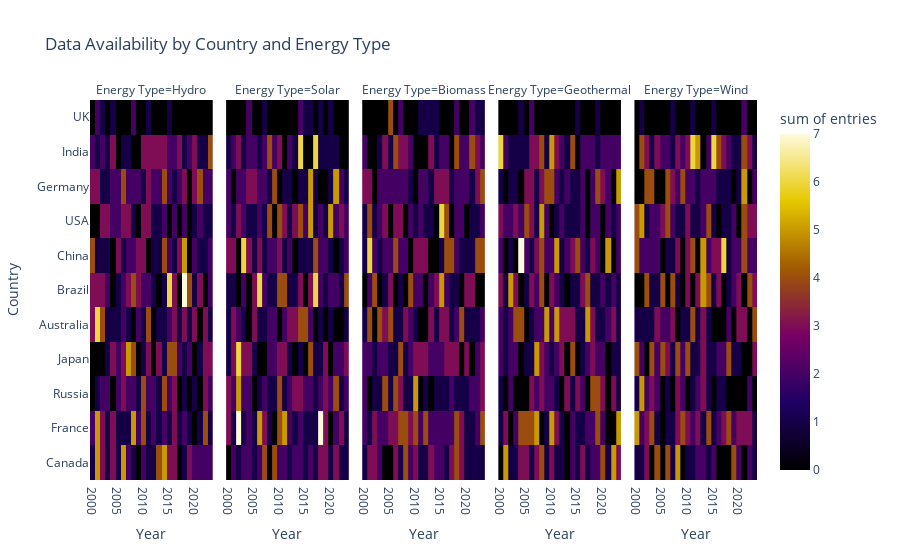

This figure's notebook cell:
### Markdown cell above
This variability in the number of registries for each `Country` and each `Energy Type` reflects the specific circumstances and reporting practices of each country. Some countries may have more consistent data collection processes or prioritize certain energy sources, leading to more comprehensive records. Understanding these differences is essential for interpreting the dataset accurately and avoiding biased conclusions in the analysis.  
To visualize this variation, the following heatmap displays the availability of data across different countries, years, and energy types. Each subplot corresponds to a specific energy type, and the color intensity indicates the number of entries for each country–year combination.

### Code cell
train_df_copy = train_df.copy()
train_df_copy['entries'] = 1 

fig = px.density_heatmap(
    train_df_copy,
    x='Year',
    y='Country',
    z='entries',
    facet_col='Energy Type',
    nbinsx=len(train_df['Year'].unique()),
    nbinsy=len(train_df['Country'].unique()),
    color_continuous_scale='electric',
    title='Data Availability by Country and Energy Type'
)
fig.show()

train_df_copy.drop('entries', axis= 1, inplace= True)

### Figure 1 — Plotly figure (JSON) as saved in the notebook; plotly's stock layout.template omitted (floating-point values rounded to 4 significant figures; data arrays with more than 128 entries replaced by an {"elided": "..."} marker saying what was removed)
{"data": [{"coloraxis": "coloraxis", "histfunc": "sum", "hovertemplate": "Energy Type=Hydro<br>Year=%{x}<br>Country=%{y}<br>sum of entries=%{z}<extra></extra>", "name": "", "nbinsx": 24, "nbinsy": 11, "type": "histogram2d", "x": {"elided": "474 int values"}, "xaxis": "x", "xbingroup": "x", "y": {"elided": "474 str values"}, "yaxis": "y", "ybingroup": "y", "z": {"elided": "474 int values"}}, {"coloraxis": "coloraxis", "histfunc": "sum", "hovertemplate": "Energy Type=Solar<br>Year=%{x}<br>Country=%{y}<br>sum of entries=%{z}<extra></extra>", "name": "", "nbinsx": 24, "nbinsy": 11, "type": "histogram2d", "x": {"elided": "475 int values"}, "xaxis": "x2", "xbingroup": "x", "y": {"elided": "475 str values"}, "yaxis": "y2", "ybingroup": "y", "z": {"elided": "475 int values"}}, {"coloraxis": "coloraxis", "histfunc": "sum", "hovertemplate": "Energy Type=Biomass<br>Year=%{x}<br>Country=%{y}<br>sum of entries=%{z}<extra></extra>", "name": "", "nbinsx": 24, "nbinsy": 11, "type": "histogram2d", "x": {"elided": "485 int values"}, "xaxis": "x3", "xbingroup": "x", "y": {"elided": "485 str values"}, "yaxis": "y3", "ybingroup": "y", "z": {"elided": "485 int values"}}, {"coloraxis": "coloraxis", "histfunc": "sum", "hovertemplate": "Energy Type=Geothermal<br>Year=%{x}<br>Country=%{y}<br>sum of entries=%{z}<extra></extra>", "name": "", "nbinsx": 24, "nbinsy": 11, "type": "histogram2d", "x": {"elided": "488 int values"}, "xaxis": "x4", "xbingroup": "x", "y": {"elided": "488 str values"}, "yaxis": "y4", "ybingroup": "y", "z": {"elided": "488 int values"}}, {"coloraxis": "coloraxis", "histfunc": "sum", "hovertemplate": "Energy Type=Wind<br>Year=%{x}<br>Country=%{y}<br>sum of entries=%{z}<extra></extra>", "name": "", "nbinsx": 24, "nbinsy": 11, "type": "histogram2d", "x": {"elided": "478 int values"}, "xaxis": "x5", "xbingroup": "x", "y": {"elided": "478 str values"}, "yaxis": "y5", "ybingroup": "y", "z": {"elided": "478 int values"}}], "layout": {"annotations": [{"font": {}, "showarrow": false, "text": "Energy Type=Hydro", "x": 0.092, "xanchor": "center", "xref": "paper", "y": 1, "yanchor": "bottom", "yref": "paper"}, {"font": {}, "showarrow": false, "text": "Energy Type=Solar", "x": 0.296, "xanchor": "center", "xref": "paper", "y": 1, "yanchor": "bottom", "yref": "paper"}, {"font": {}, "showarrow": false, "text": "Energy Type=Biomass", "x": 0.5, "xanchor": "center", "xref": "paper", "y": 1, "yanchor": "bottom", "yref": "paper"}, {"font": {}, "showarrow": false, "text": "Energy Type=Geothermal", "x": 0.704, "xanchor": "center", "xref": "paper", "y": 1, "yanchor": "bottom", "yref": "paper"}, {"font": {}, "showarrow": false, "text": "Energy Type=Wind", "x": 0.908, "xanchor": "center", "xref": "paper", "y": 1, "yanchor": "bottom", "yref": "paper"}], "coloraxis": {"colorbar": {"title": {"text": "sum of entries"}}, "colorscale": [[0, "rgb(0,0,0)"], [0.2, "rgb(30,0,100)"], [0.4, "rgb(120,0,100)"], [0.6, "rgb(160,90,0)"], [0.8, "rgb(230,200,0)"], [1, "rgb(255,250,220)"]]}, "legend": {"tracegroupgap": 0}, "title": {"text": "Data Availability by Country and Energy Type"}, "xaxis": {"anchor": "y", "domain": [0, 0.184], "title": {"text": "Year"}}, "xaxis2": {"anchor": "y2", "domain": [0.204, 0.388], "matches": "x", "title": {"text": "Year"}}, "xaxis3": {"anchor": "y3", "domain": [0.408, 0.592], "matches": "x", "title": {"text": "Year"}}, "xaxis4": {"anchor": "y4", "domain": [0.612, 0.796], "matches": "x", "title": {"text": "Year"}}, "xaxis5": {"anchor": "y5", "domain": [0.816, 1], "matches": "x", "title": {"text": "Year"}}, "yaxis": {"anchor": "x", "domain": [0, 1], "title": {"text": "Country"}}, "yaxis2": {"anchor": "x2", "domain": [0, 1], "matches": "y", "showticklabels": false}, "yaxis3": {"anchor": "x3", "domain": [0, 1], "matches": "y", "showticklabels": false}, "yaxis4": {"anchor": "x4", "domain": [0, 1], "matches": "y", "showticklabels": false}, "yaxis5": {"anchor": "x5", "domain": [0, 1], "matches": "y", "showticklabels": false}}}
